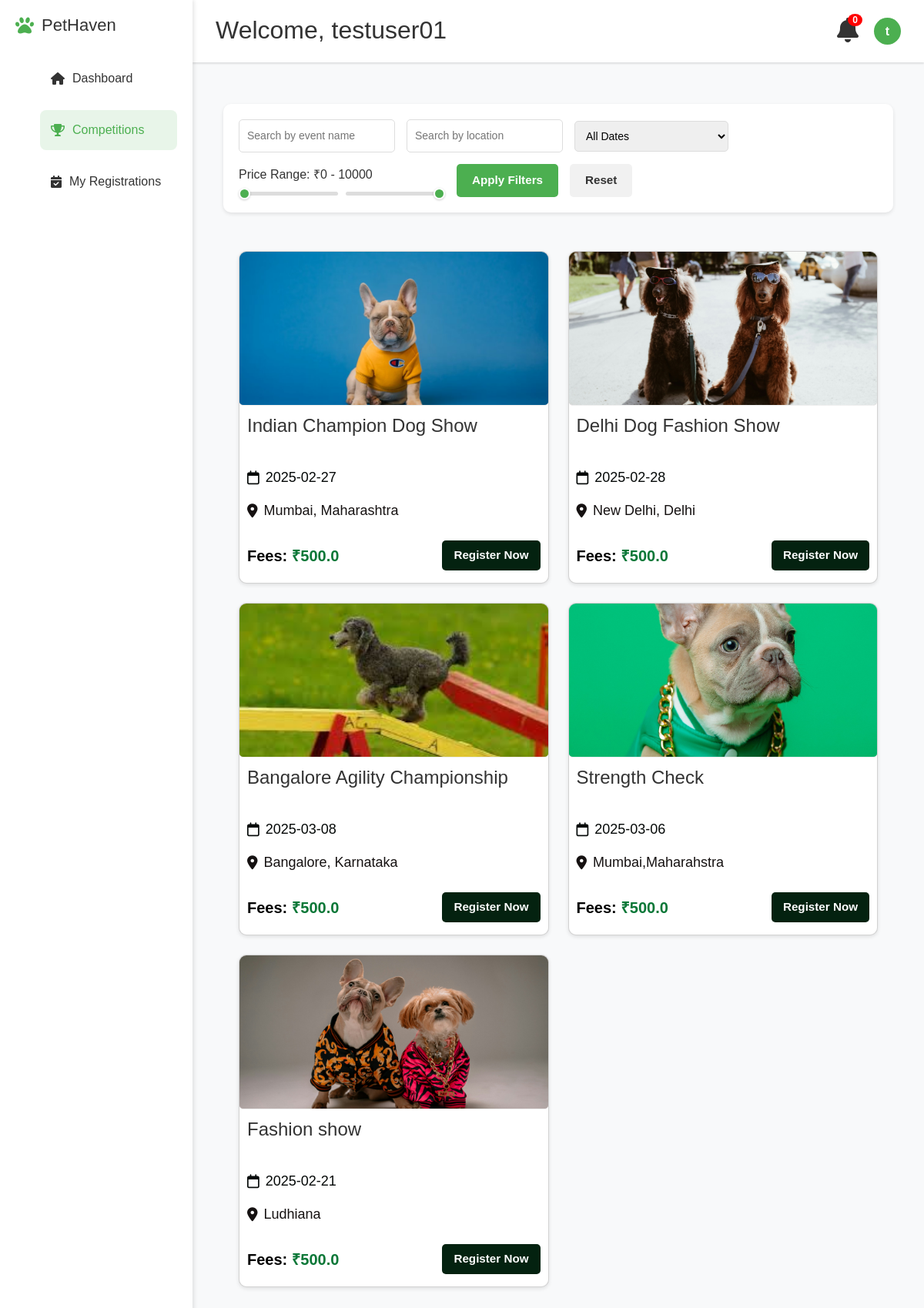
The page /competitions (signed in) on the database its author committed.
### models.py (models this page shows)
class User(db.Model, UserMixin):
    id = db.Column(db.Integer, primary_key=True)
    username = db.Column(db.String(100), unique=True, nullable=False)
    email = db.Column(db.String(120), unique=True, nullable=False)
    password = db.Column(db.String(60), nullable=False)
    is_admin = db.Column(db.Boolean, default=False)

class Event(db.Model):
    id = db.Column(db.Integer, primary_key=True)
    title = db.Column(db.String(200), nullable=False)
    description = db.Column(db.Text, nullable=False)
    date = db.Column(db.String(50), nullable=False)
    location=db.Column(db.String(250),nullable=False)
    prizes=db.Column(db.String(200),nullable=False)
    eligibility=db.Column(db.String(250),nullable=False)
    fee = db.Column(db.Float, default=500)
    image_filename = db.Column(db.String(200), nullable=False, default="default.jpg")

### app.py (the view)
@app.route('/competitions')
@login_required
def competitions():
    if current_user.is_admin:
        return render_template('admin_dashboard.html', events=Event.query.all())
    events = Event.query.all()
    registered_events = Registration.query.filter_by(user_id=current_user.id).all()
    registered_event_details = []
    for reg in registered_events:
        event = Event.query.get(reg.event_id)
        if event:
            registered_event_details.append(event)
    return render_template('user_dashboard.html', events=events, registered_events=registered_event_details)

### app.py (called while the page is built)
@login_manager.user_loader
def load_user(user_id):
    return User.query.get(int(user_id))

### templates/user_dashboard.html (shortened to what this page needs)
{% extends "base.html" %}
{% block content %}
    <div class="filter-section">
        <div class="filter-group">
            <input type="text" id="nameFilter" placeholder="Search by event name" class="filter-input">
            <input type="text" id="locationFilter" placeholder="Search by location" class="filter-input">
            <select id="dateFilter" class="filter-input">
                <option value="">All Dates</option>
            </select>
            <div class="price-filter">
                <span>Price Range: ₹<span id="priceValue">0 - 10000</span></span>
                <div class="range-inputs">
                    <input type="range" id="minPrice" min="0" max="10000" value="0" step="100" class="price-slider">
                    <input type="range" id="maxPrice" min="0" max="10000" value="10000" step="100" class="price-slider">
                </div>
            </div>
            <button id="applyFilters" class="filter-btn">Apply Filters</button>
            <button id="resetFilters" class="filter-btn reset">Reset</button>
        </div>
    </div>
    {% if events %}
        <div class="grid" id="competitionsGrid">
            {% for event in events %}
            <div class="card event-card" data-event-id="{{ event.id }}"
                 data-title="{{ event.title }}"
                 data-location="{{ event.location }}"
                 data-date="{{ event.date }}"
                 data-fee="{{ event.fee }}">
                <img src="{{ url_for('static', filename='images/'+event.image_filename) }}" class="card-img" alt="{{ event.title }}">
                <div class="card-content">
                    <h2 style="margin-bottom: 10px; color: #333;">{{ event.title }}</h2>
                    <p style="display: flex; align-items: center; gap: 8px; font-size: 18px; color: #050908;">
                        <i class="fa-regular fa-calendar"></i> {{ event.date }}
                    </p>
                    <p style="display: flex; align-items: center;margin-bottom: 10px; gap: 8px; font-size: 18px; color: #151111;">
                        <i class="fa-solid fa-location-dot"></i> {{ event.location }}
                    </p>
                    <div style="display: flex; justify-content: space-between; align-items: center; margin-top: 10px;">
                        <p class="price" style="font-size: 20px; font-weight: bold; color: #0a7737;">
                            <span style="color: black;">Fees:</span> ₹{{ event.fee }}
                        </p>
                        <a href="{{ url_for('register_event', event_id=event.id) }}" class="view-btn" onclick="event.stopPropagation()">
                            Register Now
                        </a>
                    </div>
                </div>
            </div>
            {% endfor %}
        </div>
    {% else %}
        <p>No events available at the moment.</p>
    {% endif %}
{% endblock %}

### templates/base.html (shortened to what this page needs)
<!DOCTYPE html>
<html lang="en">
<head>
    <link rel="stylesheet" href="https://cdnjs.cloudflare.com/ajax/libs/font-awesome/6.0.0/css/all.min.css">
    <link href="https://cdn.jsdelivr.net/npm/bootstrap@5.3.0/dist/css/bootstrap.min.css" rel="stylesheet">
    <link rel="stylesheet" href="{{ url_for('static', filename='css/style.css') }}">
</head>
<body>
    {% if current_user.is_authenticated %}
        <div class="navbar" id="navbar">
            <h2>Welcome, {{ current_user.username }}</h2>
            <div class="nav-right">
                <div class="notification">
                    <i class="fas fa-bell fa-2x"></i>
                    <span class="badge">0</span>
                </div>
                <div class="profile-dropdown">
                    <div class="profile" onclick="toggleDropdown()">
                        <div class="profile-pic">{{ current_user.username[0] }}</div>
                    </div>
                </div>
            </div>
            </div>
            <div class="sidebar" id="sidebar">
                <div class="logo">
                    <i class="fas fa-paw"></i>
                    <h2>PetHaven</h2>
                </div>
                <ul class="nav-menu">
                    <li class="nav-item {% if request.endpoint == 'dashboard' %}active{% endif %}">
                        <a href="{{ url_for('dashboard') }}"><i class="fas fa-home"></i> Dashboard</a>
                    </li>
                    <li class="nav-item {% if request.endpoint == 'competitions' %}active{% endif %}">
                        <a href="{{ url_for('competitions') }}"><i class="fas fa-trophy"></i> Competitions</a>
                    </li>
                    <li class="nav-item {% if request.endpoint == 'registrations' %}active{% endif %}">
                        <a href="{{ url_for('registrations') }}"><i class="fas fa-calendar-check"></i> My Registrations</a>
                    </li>
                </ul>
            </div>
    {% endif %}
    <div class="main-content">
        {% block content %}{% endblock %}
    </div>
</body>
</html>

### rows shown on the page
User: username "testuser01", username "t"
Event: image_filename (picture), title "Indian Champion Dog Show", date "2025-02-27", location "Mumbai, Maharashtra", fee "500.0"
Event: image_filename (picture), title "Delhi Dog Fashion Show", date "2025-02-28", location "New Delhi, Delhi", fee "500.0"
Event: image_filename (picture), title "Bangalore Agility Championship", date "2025-03-08", location "Bangalore, Karnataka", fee "500.0"
Event: image_filename (picture), title "Strength Check", date "2025-03-06", location "Mumbai,Maharahstra", fee "500.0"
Event: image_filename (picture), title "Fashion show", date "2025-02-21", location "Ludhiana", fee "500.0"
